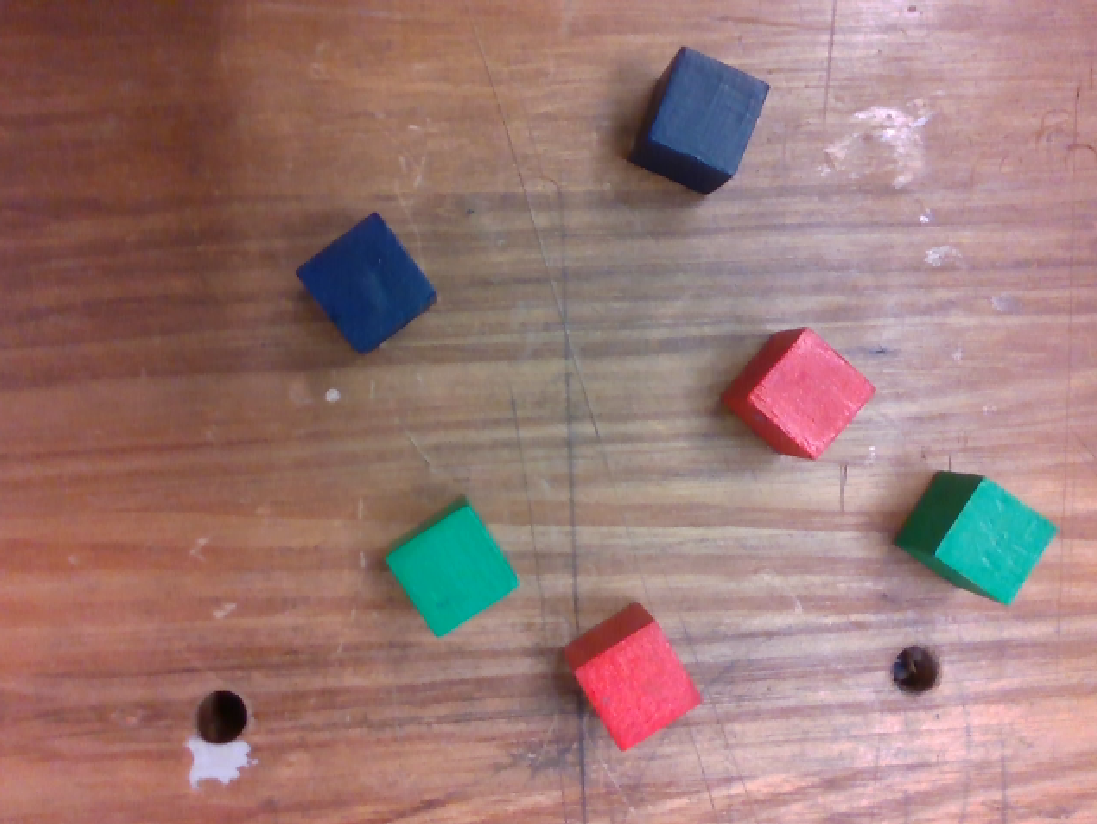
%> input picture Camera/cubes_topdown.png, 1097 x 824 px
$ octave colorDetect.m   (GNU Octave 9; MATLAB toolbox functions it lacks are replaced by stand-ins)
%> lines starting %> are read from the running program, lines starting %| are printed output that depends on the picture; in (x1, y1, x2, y2) boxes, pixels count from 0 and x2, y2 are one past the last pixel; in counts of white or black regions, pixels touching at a corner belong together; the program's own positions count from 1
%> further down, image is the input picture: size 824x1097x3 uint8; mean R, G, B 154.1, 120.6, 117.3
### Camera/createGreenMask.m
function [BW,maskedRGBImage] = createGreenMask(RGB)
%createMask  Threshold RGB image using auto-generated code from colorThresholder app.
%  [BW,MASKEDRGBIMAGE] = createMask(RGB) thresholds image RGB using
%  auto-generated code from the colorThresholder app. The colorspace and
%  range for each channel of the colorspace were set within the app. The
%  segmentation mask is returned in BW, and a composite of the mask and
%  original RGB images is returned in maskedRGBImage.

% Auto-generated by colorThresholder app on 15-Oct-2023
%------------------------------------------------------


% Convert RGB image to chosen color space
I = rgb2lab(RGB);
%> I: size 824x1097x3 double; mean of channels 1, 2, 3 53.9, 13.5, 7.7

% Define thresholds for channel 1 based on histogram settings
channel1Min = 2.826;
channel1Max = 99.901;

% Define thresholds for channel 2 based on histogram settings
channel2Min = -57.712;
channel2Max = -17.433;

% Define thresholds for channel 3 based on histogram settings
channel3Min = -62.724;
channel3Max = 54.674;

% Create mask based on chosen histogram thresholds
sliderBW = (I(:,:,1) >= channel1Min ) & (I(:,:,1) <= channel1Max) & ...
    (I(:,:,2) >= channel2Min ) & (I(:,:,2) <= channel2Max) & ...
    (I(:,:,3) >= channel3Min ) & (I(:,:,3) <= channel3Max);
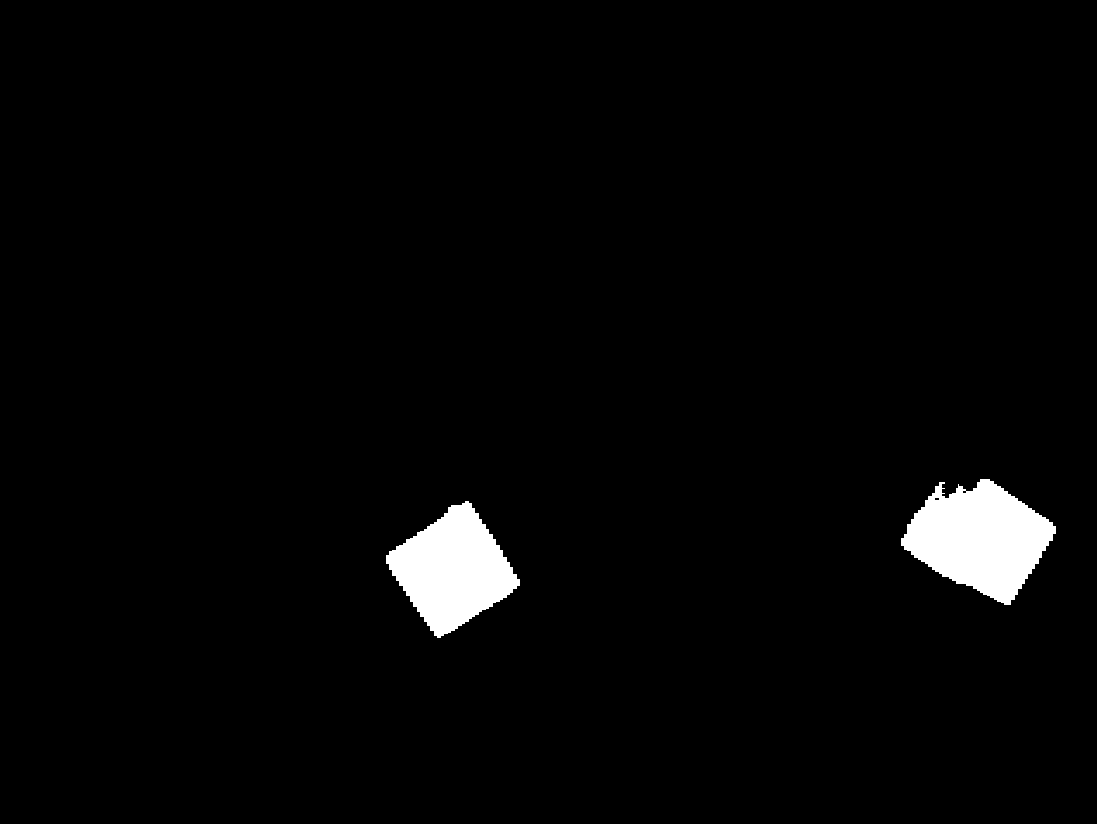
%> sliderBW: size 824x1097 logical; 2.5% white; 2 white regions, box (x1, y1, x2, y2) and area: (901, 479, 1056, 605) 11880, (386, 501, 520, 638) 10370
BW = sliderBW;

% Initialize output masked image based on input image.
maskedRGBImage = RGB;

% Set background pixels where BW is false to zero.
maskedRGBImage(repmat(~BW,[1 1 3])) = 0;
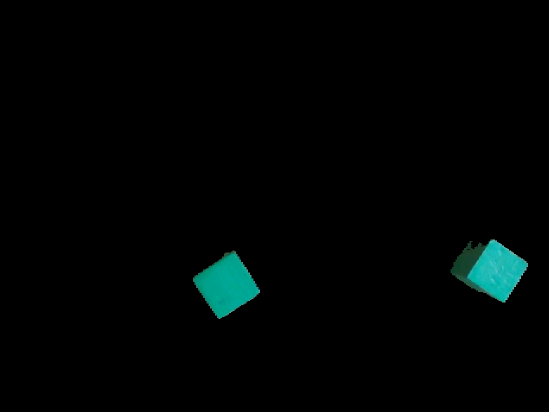
%> maskedRGBImage: size 824x1097x3 uint8 (shown at 1/2 size); mean R, G, B 0.4, 3.8, 3.5

end

### Camera/colorDetect.m
clear

minArea = 10000;

image = imread('cubes_topdown.png');

colourMask = createGreenMask(image);
se = strel('square', 20);
colourDilated = imdilate(colourMask, se);
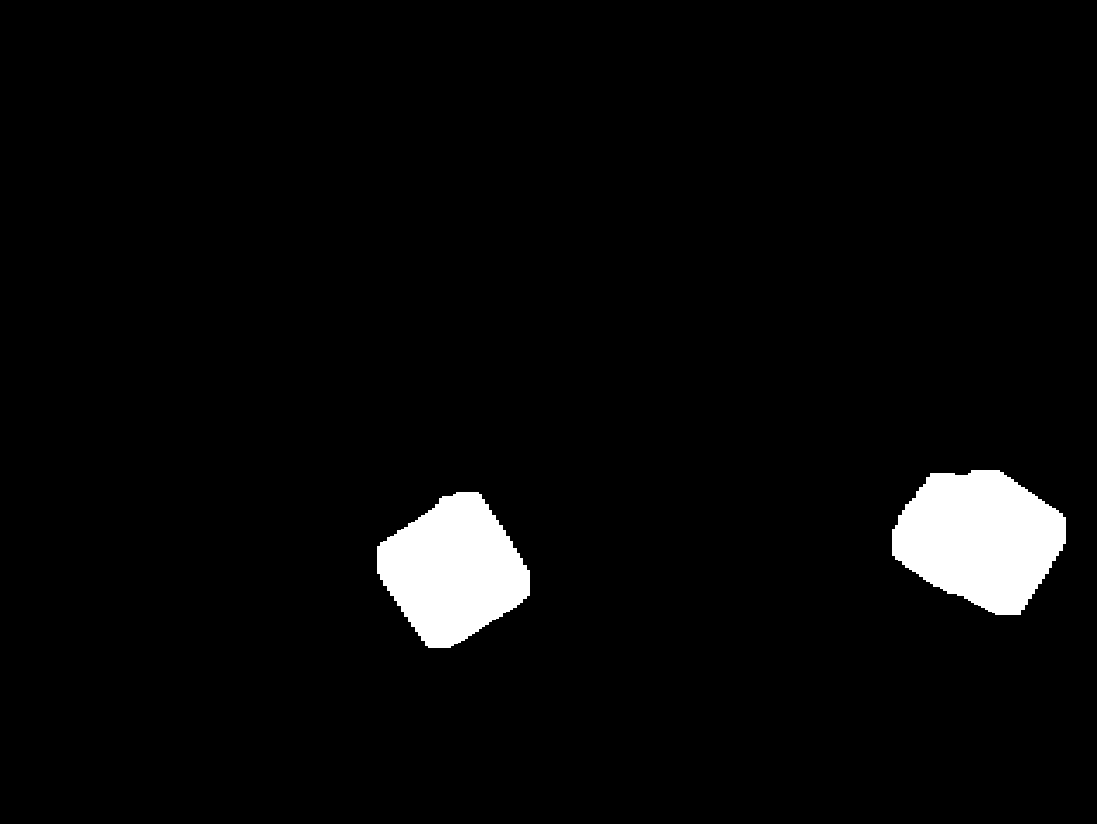
%> colourDilated: size 824x1097 logical; 3.7% white; 2 white regions

stats = regionprops(colourDilated, 'Area', 'Centroid', 'BoundingBox');
%> stats = 2 regions; box (x1, y1, x2, y2), Area and Centroid: (892, 470, 1066, 615) 17880 [980.6 539.2], (377, 492, 530, 648) 15880 [453.9 571]

% Initialize an empty array to store centroids
centroids = [];

% Show image and hold
imshow(image);
hold on;

% Loop through the regions and filter by area
for i = 1:numel(stats)
    area = stats(i).Area;
    if area >= minArea
        % If the region meets the area threshold, save its centroid
        centroids = [centroids; stats(i).Centroid];
        rectangle('Position', stats(i).BoundingBox, 'EdgeColor', 'r')
        plot(stats(i).Centroid(1), stats(i).Centroid(2), 'b.', 'MarkerSize', 10);
    end
end
%> this loop made 2 passes
%> (area, centroids) on passes 1 to 2: (15880, [453.9 571]), (17880, [453.9 571; 980.6 539.2])
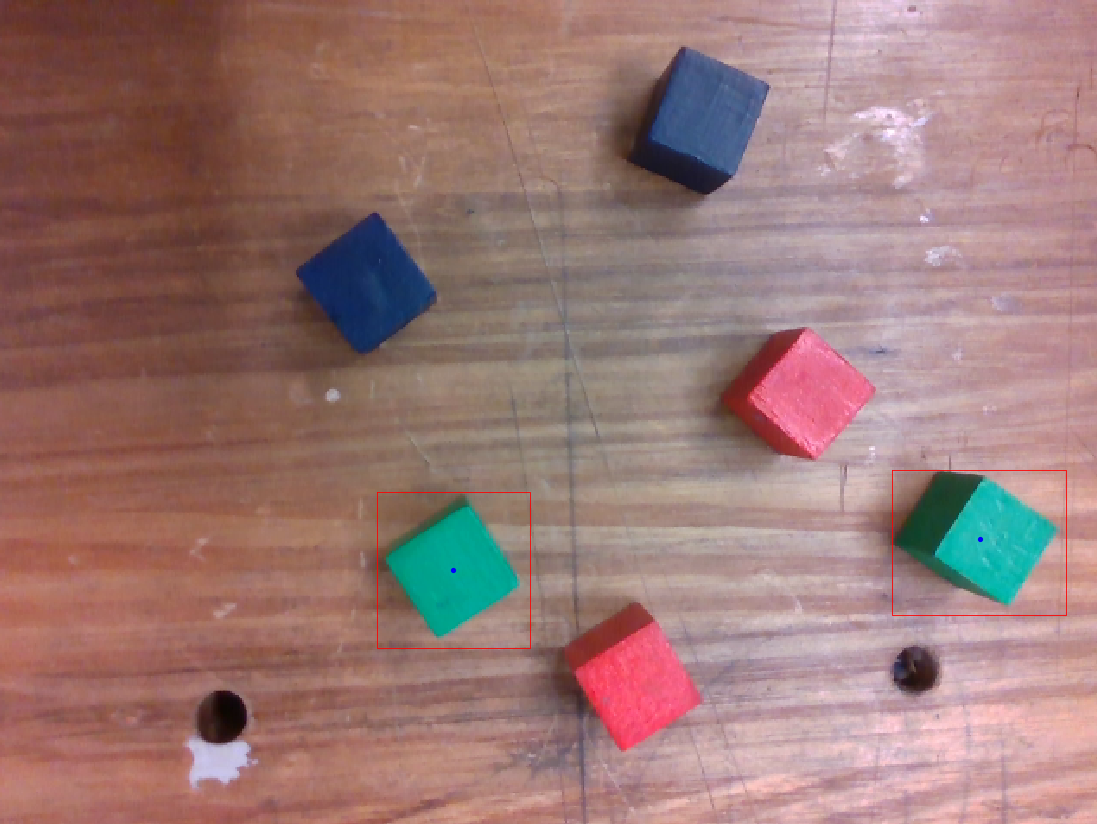
%> figure redrawn from the program's plot data

hold off;

$ run again, with Camera/cubes_cam_1.png copied over Camera/cubes_topdown.png
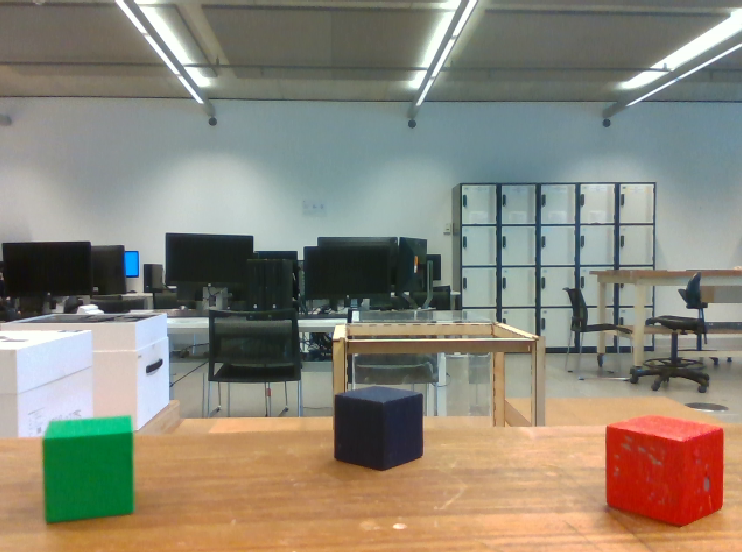
%> input picture Camera/cubes_cam_1.png, 742 x 552 px
%> image is the input picture: size 552x742x3 uint8; mean R, G, B 138.5, 133.2, 119.5
%> I: size 552x742x3 double; mean of channels 1, 2, 3 55.6, 0.6, 8.8
%> in createGreenMask, `sliderBW = (I(:,:,1) >= channel1Min ) & (I(:,:,1) <= channel1Max) & (I..`:
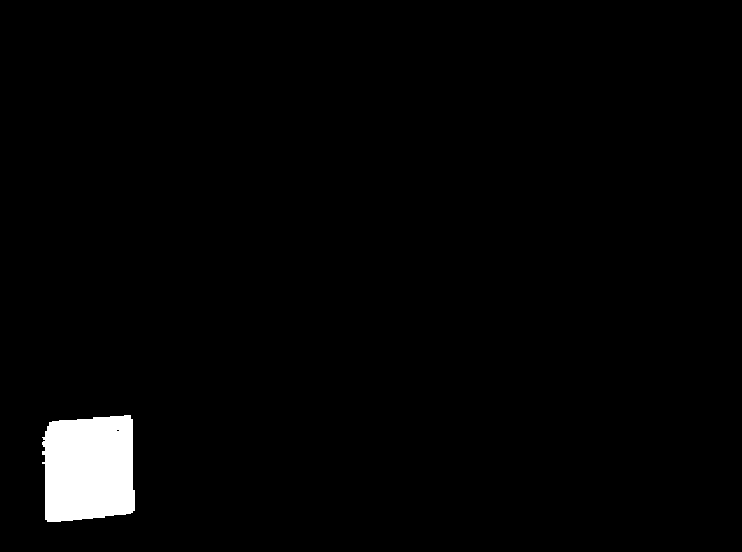
%> sliderBW: size 552x742 logical; 2.2% white; 1 white region, box (x1, y1, x2, y2) and area: (42, 415, 135, 522) 8858
%> colourDilated: size 552x742 logical; 3.2% white; 1 white region
%> stats = 1 region; box (x1, y1, x2, y2), Area and Centroid: (33, 406, 145, 532) 13062 [89.7 469.6]
%> the loop `for i = 1:numel(stats)` made 1 pass
%> (area, centroids) on pass 1: (13062, [89.73 469.6])
%> after the loop `for i = 1:numel(stats)`:
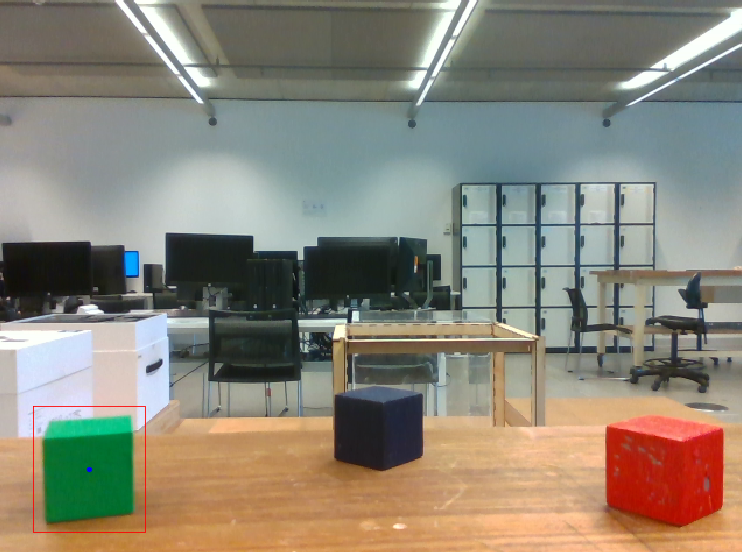
%> figure redrawn from the program's plot data

$ run again, with Camera/cubes1.jpg saved as Camera/cubes_topdown.png
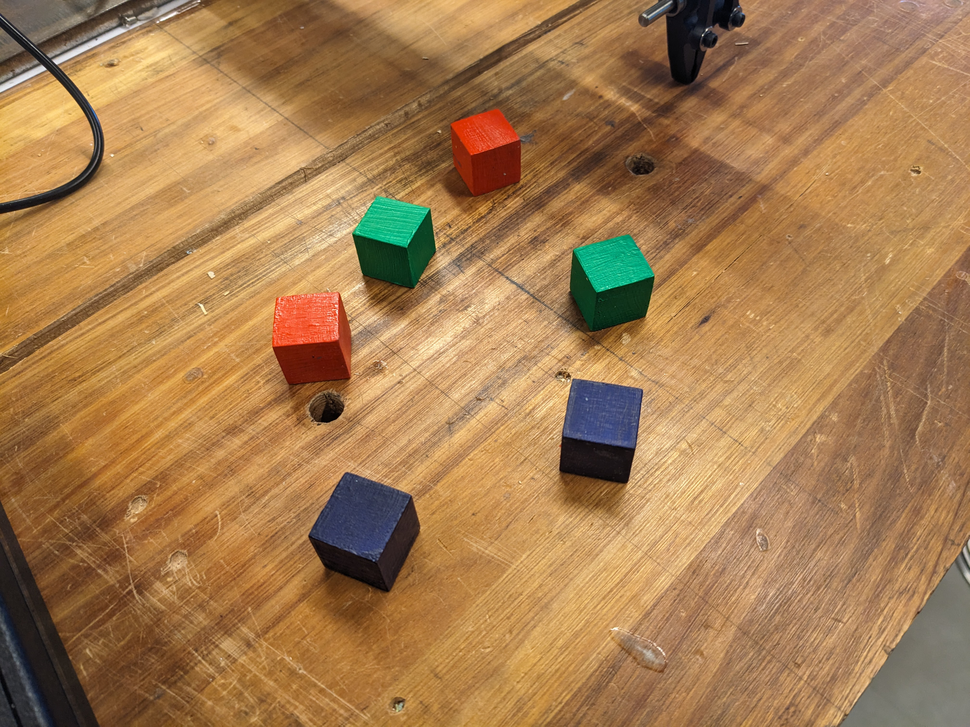
%> input picture Camera/cubes1.jpg, 970 x 727 px, shrunk from 4032 x 3024 before the run
%> image is the input picture: size 727x970x3 uint8; mean R, G, B 166, 124.8, 80.3
%> I: size 727x970x3 double; mean of channels 1, 2, 3 55.2, 11, 30.3
%> in createGreenMask, `sliderBW = (I(:,:,1) >= channel1Min ) & (I(:,:,1) <= channel1Max) & (I..`:
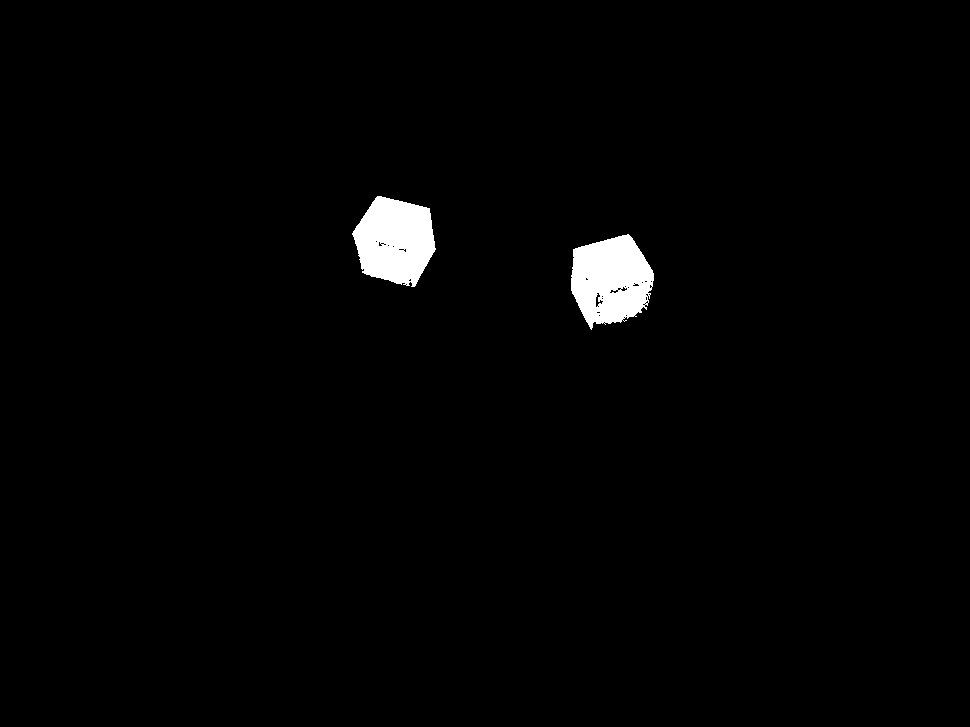
%> sliderBW: size 727x970 logical; 1.6% white; 2 white regions, box (x1, y1, x2, y2) and area: (571, 234, 654, 330) 5668, (352, 196, 436, 287) 5503
%> `colourDilated = imdilate(colourMask, se);`:
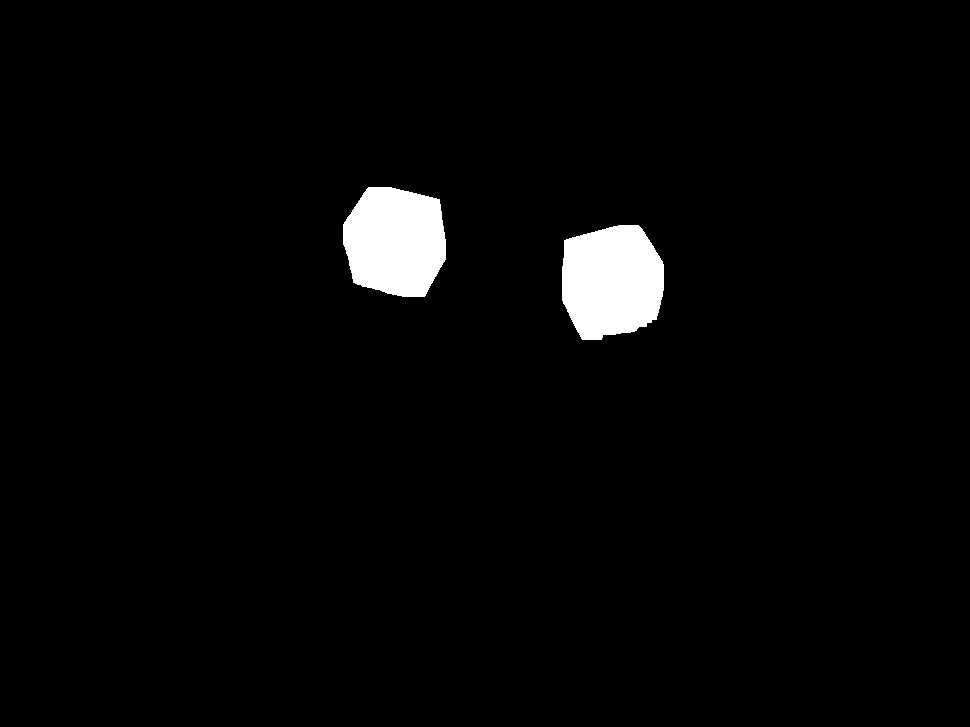
%> colourDilated: size 727x970 logical; 2.7% white; 2 white regions
%> stats = 2 regions; box (x1, y1, x2, y2), Area and Centroid: (562, 225, 664, 340) 9617 [612.3 282.1], (343, 187, 446, 297) 9236 [396 242.1]
%> the loop `for i = 1:numel(stats)` made 2 passes
%> area on passes 1 to 2: 9236, 9617
